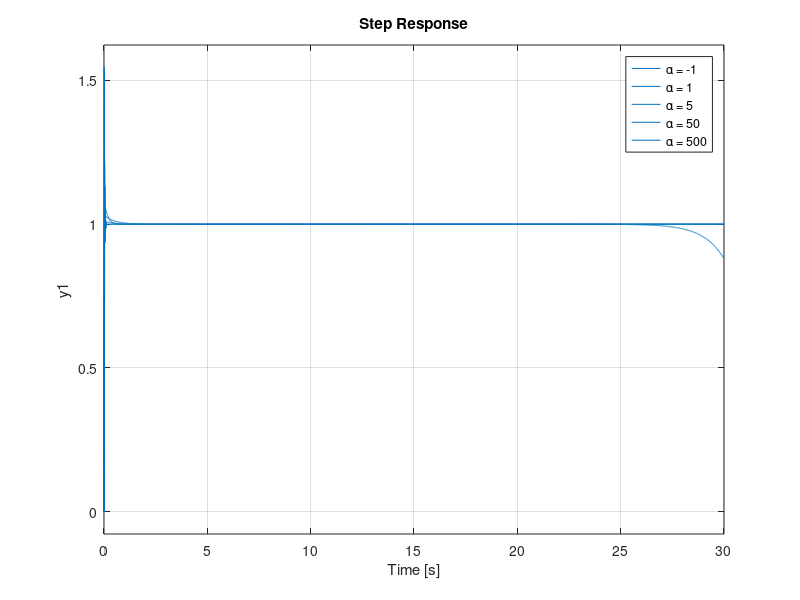

This figure's MATLAB source:
%% Problem 2: Plot Response

clc, clear, close all

alpha_array = [-1,1,5,50,500];

f = figure;

lable_str = {};

for alpha = alpha_array

    num = [100,200+100*alpha,200*alpha];
    
    den = [1,100,199+100*alpha,200*alpha];
    
    sys = tf(num,den);

    hold on

    step(sys,30)

    lable_str = [lable_str,...
        {['\alpha = ' num2str(alpha)]}];
   
end

legend(lable_str)